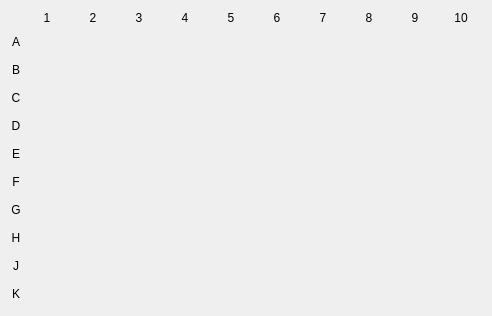
   <widget class="QWidget" name="gridLayoutWidget_4">
    <property name="geometry">
     <rect>
      <x>10</x>
      <y>10</y>
      <width>421</width>
      <height>305</height>
     </rect>
    </property>
    <layout class="QGridLayout" name="gridLayout_5">
     <item row="4" column="1">
      <widget class="QPushButton" name="pushButton_31">
       <property name="text">
        <string/>
       </property>
       <property name="flat">
        <bool>true</bool>
       </property>
      </widget>
     </item>
     <item row="3" column="9">
      <widget class="QPushButton" name="pushButton_29">
       <property name="text">
        <string/>
       </property>
       <property name="flat">
        <bool>true</bool>
       </property>
      </widget>
     </item>
     <item row="0" column="8">
      <widget class="QLabel" name="label_49">
       <property name="text">
        <string>8</string>
       </property>
       <property name="alignment">
        <set>Qt::AlignCenter</set>
       </property>
      </widget>
     </item>
     <item row="0" column="10">
      <widget class="QLabel" name="label_50">
       <property name="text">
        <string>10</string>
       </property>
       <property name="alignment">
        <set>Qt::AlignCenter</set>
       </property>
      </widget>
     </item>
     <item row="0" column="0">
      <widget class="QLabel" name="label_51">
       <property name="text">
        <string/>
       </property>
      </widget>
     </item>
     <item row="6" column="0">
      <widget class="QLabel" name="label_54">
       <property name="text">
        <string>F</string>
       </property>
       <property name="alignment">
        <set>Qt::AlignCenter</set>
       </property>
      </widget>
     </item>
     <item row="8" column="0">
      <widget class="QLabel" name="label_53">
       <property name="text">
        <string>H</string>
       </property>
       <property name="alignment">
        <set>Qt::AlignCenter</set>
       </property>
      </widget>
     </item>
     <item row="5" column="0">
      <widget class="QLabel" name="label_56">
       <property name="text">
        <string>E</string>
       </property>
       <property name="alignment">
        <set>Qt::AlignCenter</set>
       </property>
      </widget>
     </item>
     <item row="7" column="0">
      <widget class="QLabel" name="label_57">
       <property name="text">
        <string>G</string>
       </property>
       <property name="alignment">
        <set>Qt::AlignCenter</set>
       </property>
      </widget>
     </item>
     <item row="9" column="0">
      <widget class="QLabel" name="label_52">
       <property name="text">
        <string>J</string>
       </property>
       <property name="alignment">
        <set>Qt::AlignCenter</set>
       </property>
      </widget>
     </item>
     <item row="3" column="0">
      <widget class="QLabel" name="label_59">
       <property name="text">
        <string>C</string>
       </property>
       <property name="alignment">
        <set>Qt::AlignCenter</set>
       </property>
      </widget>
     </item>
     <item row="4" column="0">
      <widget class="QLabel" name="label_55">
       <property name="text">
        <string>D</string>
       </property>
       <property name="alignment">
        <set>Qt::AlignCenter</set>
       </property>
      </widget>
     </item>
     <item row="0" column="2">
      <widget class="QLabel" name="label_62">
       <property name="text">
        <string>2</string>
       </property>
       <property name="alignment">
        <set>Qt::AlignCenter</set>
       </property>
      </widget>
     </item>
     <item row="1" column="0">
      <widget class="QLabel" name="label_58">
       <property name="text">
        <string>A</string>
       </property>
       <property name="alignment">
        <set>Qt::AlignCenter</set>
       </property>
      </widget>
     </item>
     <item row="0" column="3">
      <widget class="QLabel" name="label_63">
       <property name="text">
        <string>3</string>
       </property>
       <property name="alignment">
        <set>Qt::AlignCenter</set>
       </property>
      </widget>
     </item>
     <item row="0" column="7">
      <widget class="QLabel" name="label_64">
       <property name="text">
        <string>7</string>
       </property>
       <property name="alignment">
        <set>Qt::AlignCenter</set>
       </property>
      </widget>
     </item>
     <item row="2" column="0">
      <widget class="QLabel" name="label_61">
       <property name="text">
        <string>B</string>
       </property>
       <property name="alignment">
        <set>Qt::AlignCenter</set>
       </property>
      </widget>
     </item>
     <item row="0" column="9">
      <widget class="QLabel" name="label_65">
       <property name="text">
        <string>9</string>
       </property>
       <property name="alignment">
        <set>Qt::AlignCenter</set>
       </property>
      </widget>
     </item>
     <item row="0" column="4">
      <widget class="QLabel" name="label_67">
       <property name="text">
        <string>4</string>
       </property>
       <property name="alignment">
        <set>Qt::AlignCenter</set>
       </property>
      </widget>
     </item>
     <item row="0" column="1">
      <widget class="QLabel" name="label_60">
       <property name="text">
        <string>1</string>
       </property>
       <property name="alignment">
        <set>Qt::AlignCenter</set>
       </property>
      </widget>
     </item>
     <item row="0" column="6">
      <widget class="QLabel" name="label_68">
       <property name="text">
        <string>6</string>
       </property>
       <property name="alignment">
        <set>Qt::AlignCenter</set>
       </property>
      </widget>
     </item>
     <item row="3" column="2">
      <widget class="QPushButton" name="pushButton_22">
       <property name="text">
        <string/>
       </property>
       <property name="flat">
        <bool>true</bool>
       </property>
      </widget>
     </item>
     <item row="3" column="10">
      <widget class="QPushButton" name="pushButton_30">
       <property name="text">
        <string/>
       </property>
       <property name="flat">
        <bool>true</bool>
       </property>
      </widget>
     </item>
     <item row="3" column="3">
      <widget class="QPushButton" name="pushButton_23">
       <property name="text">
        <string/>
       </property>
       <property name="flat">
        <bool>true</bool>
       </property>
      </widget>
     </item>
     <item row="3" column="8">
      <widget class="QPushButton" name="pushButton_28">
       <property name="text">
        <string/>
       </property>
       <property name="flat">
        <bool>true</bool>
       </property>
      </widget>
     </item>
     <item row="3" column="1">
      <widget class="QPushButton" name="pushButton_21">
       <property name="text">
        <string/>
       </property>
       <property name="flat">
        <bool>true</bool>
       </property>
      </widget>
     </item>
     <item row="3" column="6">
      <widget class="QPushButton" name="pushButton_26">
       <property name="text">
        <string/>
       </property>
       <property name="flat">
        <bool>true</bool>
       </property>
      </widget>
     </item>
     <item row="0" column="5">
      <widget class="QLabel" name="label_66">
       <property name="text">
        <string>5</string>
       </property>
       <property name="alignment">
        <set>Qt::AlignCenter</set>
       </property>
      </widget>
     </item>
     <item row="3" column="7">
      <widget class="QPushButton" name="pushButton_27">
       <property name="text">
        <string/>
       </property>
       <property name="flat">
        <bool>true</bool>
       </property>
      </widget>
     </item>
     <item row="3" column="4">
      <widget class="QPushButton" name="pushButton_24">
       <property name="text">
        <string/>
       </property>
       <property name="flat">
        <bool>true</bool>
       </property>
      </widget>
     </item>
     <item row="3" column="5">
      <widget class="QPushButton" name="pushButton_25">
       <property name="text">
        <string/>
       </property>
       <property name="flat">
        <bool>true</bool>
       </property>
      </widget>
     </item>
     <item row="2" column="9">
      <widget class="QPushButton" name="pushButton_19">
       <property name="text">
        <string/>
       </property>
       <property name="flat">
        <bool>true</bool>
       </property>
      </widget>
     </item>
     <item row="2" column="10">
      <widget class="QPushButton" name="pushButton_20">
       <property name="text">
        <string/>
       </property>
       <property name="flat">
        <bool>true</bool>
       </property>
      </widget>
     </item>
     <item row="2" column="5">
      <widget class="QPushButton" name="pushButton_15">
       <property name="text">
        <string/>
       </property>
       <property name="flat">
        <bool>true</bool>
       </property>
      </widget>
     </item>
     <item row="2" column="6">
      <widget class="QPushButton" name="pushButton_16">
       <property name="text">
        <string/>
       </property>
       <property name="flat">
        <bool>true</bool>
       </property>
      </widget>
     </item>
     <item row="2" column="7">
      <widget class="QPushButton" name="pushButton_17">
       <property name="text">
        <string/>
       </property>
       <property name="flat">
        <bool>true</bool>
       </property>
      </widget>
     </item>
     <item row="2" column="8">
      <widget class="QPushButton" name="pushButton_18">
       <property name="text">
        <string/>
       </property>
       <property name="flat">
        <bool>true</bool>
       </property>
      </widget>
     </item>
     <item row="1" column="7">
      <widget class="QPushButton" name="pushButton_7">
       <property name="text">
        <string/>
       </property>
       <property name="flat">
        <bool>true</bool>
       </property>
      </widget>
     </item>
     <item row="1" column="2">
      <widget class="QPushButton" name="pushButton_2">
       <property name="text">
        <string/>
       </property>
       <property name="flat">
        <bool>true</bool>
       </property>
      </widget>
     </item>
     <item row="1" column="3">
      <widget class="QPushButton" name="pushButton_3">
       <property name="text">
        <string/>
       </property>
       <property name="flat">
        <bool>true</bool>
       </property>
      </widget>
     </item>
     <item row="1" column="1">
      <widget class="QPushButton" name="pushButton">
       <property name="text">
        <string/>
       </property>
       <property name="flat">
        <bool>true</bool>
       </property>
      </widget>
     </item>
     <item row="1" column="4">
      <widget class="QPushButton" name="pushButton_4">
       <property name="text">
        <string/>
       </property>
       <property name="flat">
        <bool>true</bool>
       </property>
      </widget>
     </item>
     <item row="1" column="5">
      <widget class="QPushButton" name="pushButton_5">
       <property name="text">
        <string/>
       </property>
       <property name="flat">
        <bool>true</bool>
       </property>
      </widget>
     </item>
     <item row="1" column="6">
      <widget class="QPushButton" name="pushButton_6">
       <property name="text">
        <string/>
       </property>
       <property name="flat">
        <bool>true</bool>
       </property>
      </widget>
     </item>
     <item row="2" column="4">
      <widget class="QPushButton" name="pushButton_14">
       <property name="text">
        <string/>
       </property>
       <property name="flat">
        <bool>true</bool>
       </property>
      </widget>
     </item>
     <item row="1" column="8">
      <widget class="QPushButton" name="pushButton_8">
       <property name="text">
        <string/>
       </property>
       <property name="flat">
        <bool>true</bool>
       </property>
      </widget>
     </item>
     <item row="1" column="9">
      <widget class="QPushButton" name="pushButton_9">
       <property name="text">
        <string/>
       </property>
       <property name="flat">
        <bool>true</bool>
       </property>
      </widget>
     </item>
     <item row="1" column="10">
      <widget class="QPushButton" name="pushButton_10">
       <property name="text">
        <string/>
       </property>
       <property name="flat">
        <bool>true</bool>
       </property>
      </widget>
     </item>
     <item row="2" column="3">
      <widget class="QPushButton" name="pushButton_13">
       <property name="text">
        <string/>
       </property>
       <property name="flat">
        <bool>true</bool>
       </property>
      </widget>
     </item>
     <item row="2" column="2">
      <widget class="QPushButton" name="pushButton_12">
       <property name="text">
        <string/>
       </property>
       <property name="flat">
        <bool>true</bool>
       </property>
      </widget>
     </item>
     <item row="2" column="1">
      <widget class="QPushButton" name="pushButton_11">
       <property name="text">
        <string/>
       </property>
       <property name="flat">
        <bool>true</bool>
       </property>
      </widget>
     </item>
     <item row="7" column="9">
      <widget class="QPushButton" name="pushButton_69">
       <property name="text">
        <string/>
       </property>
       <property name="flat">
        <bool>true</bool>
       </property>
      </widget>
     </item>
     <item row="8" column="1">
      <widget class="QPushButton" name="pushButton_71">
       <property name="text">
        <string/>
       </property>
       <property name="flat">
        <bool>true</bool>
       </property>
      </widget>
     </item>
     <item row="8" column="2">
      <widget class="QPushButton" name="pushButton_72">
       <property name="text">
        <string/>
       </property>
       <property name="flat">
        <bool>true</bool>
       </property>
      </widget>
     </item>
     <item row="7" column="10">
      <widget class="QPushButton" name="pushButton_70">
       <property name="text">
        <string/>
       </property>
       <property name="flat">
        <bool>true</bool>
       </property>
      </widget>
     </item>
     <item row="8" column="3">
      <widget class="QPushButton" name="pushButton_73">
       <property name="text">
        <string/>
       </property>
       <property name="flat">
        <bool>true</bool>
       </property>
      </widget>
     </item>
     <item row="8" column="5">
      <widget class="QPushButton" name="pushButton_75">
       <property name="text">
        <string/>
       </property>
       <property name="flat">
        <bool>true</bool>
       </property>
      </widget>
     </item>
     <item row="8" column="4">
      <widget class="QPushButton" name="pushButton_74">
       <property name="text">
        <string/>
       </property>
       <property name="flat">
        <bool>true</bool>
       </property>
      </widget>
     </item>
     <item row="8" column="8">
      <widget class="QPushButton" name="pushButton_78">
       <property name="text">
        <string/>
       </property>
       <property name="flat">
        <bool>true</bool>
       </property>
      </widget>
     </item>
     <item row="8" column="6">
      <widget class="QPushButton" name="pushButton_76">
       <property name="text">
        <string/>
       </property>
       <property name="flat">
        <bool>true</bool>
       </property>
      </widget>
     </item>
     <item row="8" column="7">
      <widget class="QPushButton" name="pushButton_77">
       <property name="text">
        <string/>
       </property>
       <property name="flat">
        <bool>true</bool>
       </property>
      </widget>
     </item>
     <item row="9" column="1">
      <widget class="QPushButton" name="pushButton_81">
       <property name="text">
        <string/>
       </property>
       <property name="flat">
        <bool>true</bool>
       </property>
      </widget>
     </item>
     <item row="8" column="10">
      <widget class="QPushButton" name="pushButton_80">
       <property name="text">
        <string/>
       </property>
       <property name="flat">
        <bool>true</bool>
       </property>
      </widget>
     </item>
     <item row="8" column="9">
      <widget class="QPushButton" name="pushButton_79">
       <property name="text">
        <string/>
       </property>
       <property name="flat">
        <bool>true</bool>
       </property>
      </widget>
     </item>
     <item row="9" column="4">
      <widget class="QPushButton" name="pushButton_84">
       <property name="text">
        <string/>
       </property>
       <property name="flat">
        <bool>true</bool>
       </property>
      </widget>
     </item>
     <item row="9" column="2">
      <widget class="QPushButton" name="pushButton_82">
       <property name="text">
        <string/>
       </property>
       <property name="flat">
        <bool>true</bool>
       </property>
      </widget>
     </item>
     <item row="9" column="3">
      <widget class="QPushButton" name="pushButton_83">
       <property name="text">
        <string/>
       </property>
       <property name="flat">
        <bool>true</bool>
       </property>
      </widget>
     </item>
     <item row="9" column="7">
      <widget class="QPushButton" name="pushButton_87">
       <property name="text">
        <string/>
       </property>
       <property name="flat">
        <bool>true</bool>
       </property>
      </widget>
     </item>
     <item row="9" column="8">
      <widget class="QPushButton" name="pushButton_88">
       <property name="text">
        <string/>
       </property>
       <property name="flat">
        <bool>true</bool>
       </property>
      </widget>
     </item>
     <item row="9" column="5">
      <widget class="QPushButton" name="pushButton_85">
       <property name="text">
        <string/>
       </property>
       <property name="flat">
        <bool>true</bool>
       </property>
      </widget>
     </item>
     <item row="9" column="6">
      <widget class="QPushButton" name="pushButton_86">
       <property name="text">
        <string/>
       </property>
       <property name="flat">
        <bool>true</bool>
       </property>
      </widget>
     </item>
     <item row="9" column="10">
      <widget class="QPushButton" name="pushButton_90">
       <property name="text">
        <string/>
       </property>
       <property name="flat">
        <bool>true</bool>
       </property>
      </widget>
     </item>
     <item row="9" column="9">
      <widget class="QPushButton" name="pushButton_89">
       <property name="text">
        <string/>
       </property>
       <property name="flat">
        <bool>true</bool>
       </property>
      </widget>
     </item>
     <item row="4" column="3">
      <widget class="QPushButton" name="pushButton_33">
       <property name="text">
        <string/>
       </property>
       <property name="flat">
        <bool>true</bool>
       </property>
      </widget>
     </item>
     <item row="4" column="2">
      <widget class="QPushButton" name="pushButton_32">
       <property name="text">
        <string/>
       </property>
       <property name="flat">
        <bool>true</bool>
       </property>
      </widget>
     </item>
     <item row="4" column="5">
      <widget class="QPushButton" name="pushButton_35">
       <property name="text">
        <string/>
       </property>
       <property name="flat">
        <bool>true</bool>
       </property>
      </widget>
     </item>
     <item row="4" column="6">
      <widget class="QPushButton" name="pushButton_36">
       <property name="text">
        <string/>
       </property>
       <property name="flat">
        <bool>true</bool>
       </property>
      </widget>
     </item>
     <item row="4" column="4">
      <widget class="QPushButton" name="pushButton_34">
       <property name="text">
        <string/>
       </property>
       <property name="flat">
        <bool>true</bool>
       </property>
      </widget>
     </item>
     <item row="4" column="7">
      <widget class="QPushButton" name="pushButton_37">
       <property name="text">
        <string/>
       </property>
       <property name="flat">
        <bool>true</bool>
       </property>
      </widget>
     </item>
     <item row="4" column="9">
      <widget class="QPushButton" name="pushButton_39">
       <property name="text">
        <string/>
       </property>
       <property name="flat">
        <bool>true</bool>
       </property>
      </widget>
     </item>
     <item row="4" column="8">
      <widget class="QPushButton" name="pushButton_38">
       <property name="text">
        <string/>
       </property>
       <property name="flat">
        <bool>true</bool>
       </property>
      </widget>
     </item>
     <item row="4" column="10">
      <widget class="QPushButton" name="pushButton_40">
       <property name="text">
        <string/>
       </property>
       <property name="flat">
        <bool>true</bool>
       </property>
      </widget>
     </item>
     <item row="5" column="3">
      <widget class="QPushButton" name="pushButton_43">
       <property name="text">
        <string/>
       </property>
       <property name="flat">
        <bool>true</bool>
       </property>
      </widget>
     </item>
     <item row="5" column="1">
      <widget class="QPushButton" name="pushButton_41">
       <property name="text">
        <string/>
       </property>
       <property name="flat">
        <bool>true</bool>
       </property>
      </widget>
     </item>
     <item row="5" column="2">
      <widget class="QPushButton" name="pushButton_42">
       <property name="text">
        <string/>
       </property>
       <property name="flat">
        <bool>true</bool>
       </property>
      </widget>
     </item>
     <item row="5" column="4">
      <widget class="QPushButton" name="pushButton_44">
       <property name="text">
        <string/>
       </property>
       <property name="flat">
        <bool>true</bool>
       </property>
      </widget>
     </item>
     <item row="5" column="5">
      <widget class="QPushButton" name="pushButton_45">
       <property name="text">
        <string/>
       </property>
       <property name="flat">
        <bool>true</bool>
       </property>
      </widget>
     </item>
     <item row="5" column="6">
      <widget class="QPushButton" name="pushButton_46">
       <property name="text">
        <string/>
       </property>
       <property name="flat">
        <bool>true</bool>
       </property>
      </widget>
     </item>
     <item row="5" column="8">
      <widget class="QPushButton" name="pushButton_48">
       <property name="text">
        <string/>
       </property>
       <property name="flat">
        <bool>true</bool>
       </property>
      </widget>
     </item>
     <item row="5" column="7">
      <widget class="QPushButton" name="pushButton_47">
       <property name="text">
        <string/>
       </property>
       <property name="flat">
        <bool>true</bool>
       </property>
      </widget>
     </item>
     <item row="5" column="9">
      <widget class="QPushButton" name="pushButton_49">
       <property name="text">
        <string/>
       </property>
       <property name="flat">
        <bool>true</bool>
       </property>
      </widget>
     </item>
     <item row="6" column="1">
      <widget class="QPushButton" name="pushButton_51">
       <property name="text">
        <string/>
       </property>
       <property name="flat">
        <bool>true</bool>
       </property>
      </widget>
     </item>
     <item row="6" column="2">
      <widget class="QPushButton" name="pushButton_52">
       <property name="text">
        <string/>
       </property>
       <property name="flat">
        <bool>true</bool>
       </property>
      </widget>
     </item>
     <item row="5" column="10">
      <widget class="QPushButton" name="pushButton_50">
       <property name="text">
        <string/>
       </property>
       <property name="flat">
        <bool>true</bool>
       </property>
      </widget>
     </item>
     <item row="6" column="6">
      <widget class="QPushButton" name="pushButton_56">
       <property name="text">
        <string/>
       </property>
       <property name="flat">
        <bool>true</bool>
       </property>
      </widget>
     </item>
     <item row="6" column="4">
      <widget class="QPushButton" name="pushButton_54">
       <property name="text">
        <string/>
       </property>
       <property name="flat">
        <bool>true</bool>
       </property>
      </widget>
     </item>
     <item row="6" column="3">
      <widget class="QPushButton" name="pushButton_53">
       <property name="text">
        <string/>
       </property>
       <property name="flat">
        <bool>true</bool>
       </property>
      </widget>
     </item>
     <item row="6" column="5">
      <widget class="QPushButton" name="pushButton_55">
       <property name="text">
        <string/>
       </property>
       <property name="flat">
        <bool>true</bool>
       </property>
      </widget>
     </item>
     <item row="6" column="9">
      <widget class="QPushButton" name="pushButton_59">
       <property name="text">
        <string/>
       </property>
       <property name="flat">
        <bool>true</bool>
       </property>
      </widget>
     </item>
     <item row="6" column="8">
      <widget class="QPushButton" name="pushButton_58">
       <property name="text">
        <string/>
       </property>
       <property name="flat">
        <bool>true</bool>
       </property>
      </widget>
     </item>
     <item row="6" column="7">
      <widget class="QPushButton" name="pushButton_57">
       <property name="text">
        <string/>
       </property>
       <property name="flat">
        <bool>true</bool>
       </property>
      </widget>
     </item>
     <item row="6" column="10">
      <widget class="QPushButton" name="pushButton_60">
       <property name="text">
        <string/>
       </property>
       <property name="flat">
        <bool>true</bool>
       </property>
      </widget>
     </item>
     <item row="7" column="2">
      <widget class="QPushButton" name="pushButton_62">
       <property name="text">
        <string/>
       </property>
       <property name="flat">
        <bool>true</bool>
       </property>
      </widget>
     </item>
     <item row="7" column="1">
      <widget class="QPushButton" name="pushButton_61">
       <property name="text">
        <string/>
       </property>
       <property name="flat">
        <bool>true</bool>
       </property>
      </widget>
     </item>
     <item row="7" column="4">
      <widget class="QPushButton" name="pushButton_64">
       <property name="text">
        <string/>
       </property>
       <property name="flat">
        <bool>true</bool>
       </property>
      </widget>
     </item>
     <item row="7" column="5">
      <widget class="QPushButton" name="pushButton_65">
       <property name="text">
        <string/>
       </property>
       <property name="flat">
        <bool>true</bool>
       </property>
      </widget>
     </item>
     <item row="7" column="3">
      <widget class="QPushButton" name="pushButton_63">
       <property name="text">
        <string/>
       </property>
       <property name="flat">
        <bool>true</bool>
       </property>
      </widget>
     </item>
     <item row="7" column="6">
      <widget class="QPushButton" name="pushButton_66">
       <property name="text">
        <string/>
       </property>
       <property name="flat">
        <bool>true</bool>
       </property>
      </widget>
     </item>
     <item row="7" column="7">
      <widget class="QPushButton" name="pushButton_67">
       <property name="text">
        <string/>
       </property>
       <property name="flat">
        <bool>true</bool>
       </property>
      </widget>
     </item>
     <item row="7" column="8">
      <widget class="QPushButton" name="pushButton_68">
       <property name="text">
        <string/>
       </property>
       <property name="flat">
        <bool>true</bool>
       </property>
      </widget>
     </item>
     <item row="10" column="0">
      <widget class="QLabel" name="label_3">
       <property name="text">
        <string>K</string>
       </property>
       <property name="alignment">
        <set>Qt::AlignCenter</set>
       </property>
      </widget>
     </item>
     <item row="10" column="1">
      <widget class="QPushButton" name="pushButton_91">
       <property name="text">
        <string/>
       </property>
       <property name="flat">
        <bool>true</bool>
       </property>
      </widget>
     </item>
     <item row="10" column="2">
      <widget class="QPushButton" name="pushButton_92">
       <property name="text">
        <string/>
       </property>
       <property name="flat">
        <bool>true</bool>
       </property>
      </widget>
     </item>
     <item row="10" column="3">
      <widget class="QPushButton" name="pushButton_93">
       <property name="text">
        <string/>
       </property>
       <property name="flat">
        <bool>true</bool>
       </property>
      </widget>
     </item>
     <item row="10" column="4">
      <widget class="QPushButton" name="pushButton_94">
       <property name="text">
        <string/>
       </property>
       <property name="flat">
        <bool>true</bool>
       </property>
      </widget>
     </item>
     <item row="10" column="5">
      <widget class="QPushButton" name="pushButton_95">
       <property name="text">
        <string/>
       </property>
       <property name="flat">
        <bool>true</bool>
       </property>
      </widget>
     </item>
     <item row="10" column="6">
      <widget class="QPushButton" name="pushButton_96">
       <property name="text">
        <string/>
       </property>
       <property name="flat">
        <bool>true</bool>
       </property>
      </widget>
     </item>
     <item row="10" column="7">
      <widget class="QPushButton" name="pushButton_97">
       <property name="text">
        <string/>
       </property>
       <property name="flat">
        <bool>true</bool>
       </property>
      </widget>
     </item>
     <item row="10" column="8">
      <widget class="QPushButton" name="pushButton_98">
       <property name="text">
        <string/>
       </property>
       <property name="flat">
        <bool>true</bool>
       </property>
      </widget>
     </item>
     <item row="10" column="9">
      <widget class="QPushButton" name="pushButton_99">
       <property name="text">
        <string/>
       </property>
       <property name="flat">
        <bool>true</bool>
       </property>
      </widget>
     </item>
     <item row="10" column="10">
      <widget class="QPushButton" name="pushButton_100">
       <property name="text">
        <string/>
       </property>
       <property name="flat">
        <bool>true</bool>
       </property>
      </widget>
     </item>
    </layout>
   </widget>
